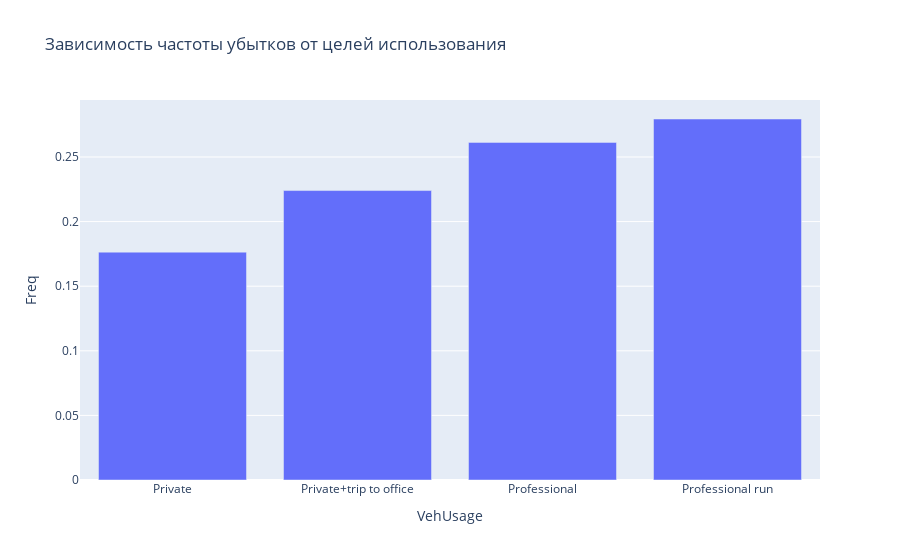

The notebook cell this image was saved under:
### Code cell
fig = px.bar(df_group_usage, x='VehUsage', y='Freq', title='Зависимость частоты убытков от целей использования')
fig.show()

### Figure 1 — Plotly figure (JSON) as saved in the notebook; plotly's stock layout.template omitted (floating-point values rounded to 4 significant figures)
{"data": [{"alignmentgroup": "True", "hoverlabel": {"namelength": 0}, "hovertemplate": "VehUsage=%{x}<br>Freq=%{y}", "legendgroup": "", "marker": {"color": "#636efa"}, "name": "", "offsetgroup": "", "orientation": "v", "showlegend": false, "textposition": "auto", "type": "bar", "x": ["Private", "Private+trip to office", "Professional", "Professional run"], "xaxis": "x", "y": [0.1764, 0.224, 0.2613, 0.2794], "yaxis": "y"}], "layout": {"barmode": "relative", "legend": {"tracegroupgap": 0}, "title": {"text": "Зависимость частоты убытков от целей использования"}, "xaxis": {"anchor": "y", "domain": [0, 1], "title": {"text": "VehUsage"}}, "yaxis": {"anchor": "x", "domain": [0, 1], "title": {"text": "Freq"}}}}
